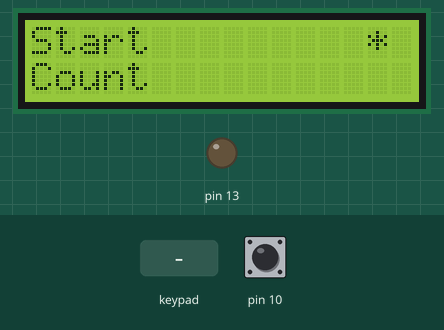
Simulated run of this sketch. Board: Arduino Uno, built with avr-gcc and run on an emulated ATmega328P. On the bench: 16×2 character LCD, output pins drawn as LEDs (lit = HIGH). Inputs (shaded band) come from the test bench; at power-on: pin 10 HIGH.

Above: at 3.2 s.
3.3 s: keypad keys 2 3 4 5 # pressed 0.4 s apart
At 5.7 s:
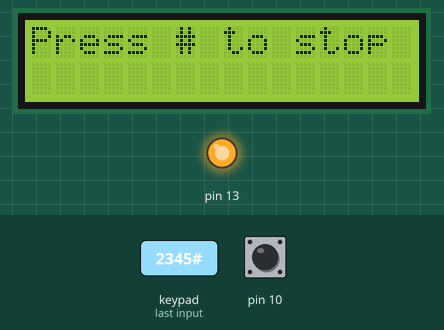
6.8 s: key '#' pressed
At 7.6 s:
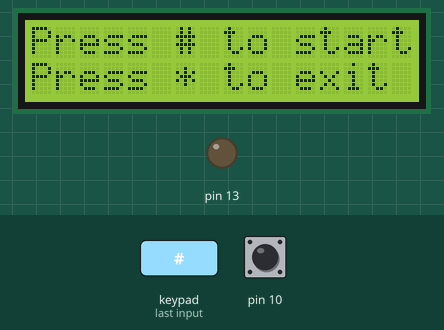
8.5 s: key '*' pressed
At 9.5 s:
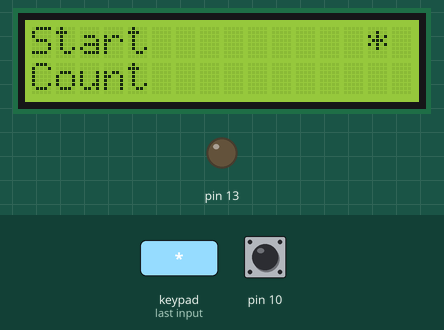
10.0 s: keypad keys 6 7 8 9 pressed 0.4 s apart
At 11.1 s:
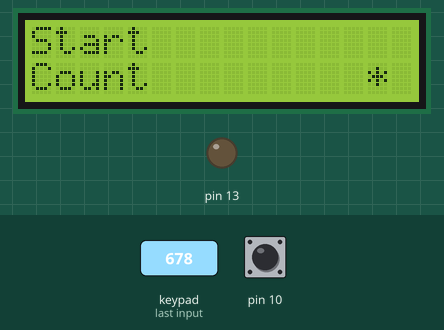
13.1 s: key '5' pressed
At 14.4 s:
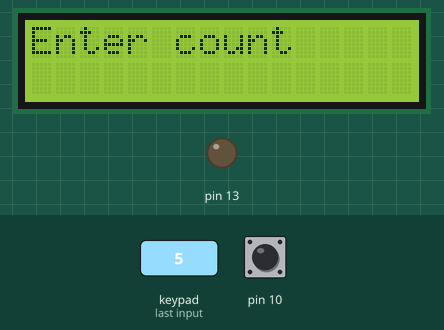
14.7 s: keypad keys 6 7 8 9 # pressed 0.4 s apart
At 16.8 s:
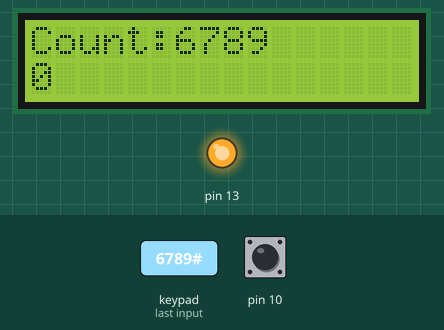
Timing chart, 0 to 18.3 s (numbered marks = the images above; inputs shaded):
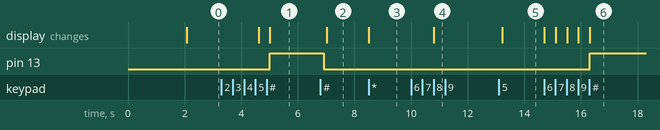

Measured:
- after the input at 3.3 s, pin 13: LOW → HIGH after 1.7 s; the display: first changes after 1.3 s (image 1 shows a later state)
- after the input at 6.8 s, pin 13: HIGH → LOW after 0.11 s; the display: changes after 0.23 s (image 2)
- after the input at 8.5 s, the display: changes at once (image 3)
- after the input at 10.0 s, the display: changes after 0.81 s (image 4)
- after the input at 13.1 s, the display: changes after 0.12 s (image 5)
- after the input at 14.7 s, pin 13: LOW → HIGH after 1.6 s; the display: first changes at once (image 6 shows a later state)

The sketch:

LCD_MENU.ino
```cpp
#include <LiquidCrystal.h>
#include <Keypad.h>
#include <EEPROM.h>

int temp = 0;
int characount = 0;
const byte ROWS = 4; //four rows
const byte COLS = 4; //three columns
char keys[ROWS][COLS] = {
  {'1', '2', '3', 'A'},
  {'4', '5', '6', 'B'},
  {'7', '8', '9', 'C'},
  {'*', '0', '#', 'D'}
};
byte rowPins[ROWS] = {2, 3, 4, 5}; //connect to the row pinouts of the keypad
byte colPins[COLS] = {6, 7, 8, 9}; //connect to the column pinouts of the keypad

Keypad keypad = Keypad( makeKeymap(keys), rowPins, colPins, ROWS, COLS );


LiquidCrystal lcd(A5, A4, A3, A2, A1, A0);
int cursr = 0;
int counter = 0;
unsigned long count = 0;
void setup() {
  lcd.begin(16, 2);
  lcd.print("Anashwar Tech");
  lcd.setCursor(0, 1);
  int val = EEPROM.read(0);

   lcd.setCursor(0, 1);
   lcd.print(val);
  delay(2000);
  lcd.clear();

  lcd.setCursor(0, 0);
  lcd.print("Start");
  lcd.setCursor(0, 1);
  lcd.print("Count");
  Serial.begin(9600);
  pinMode(13, OUTPUT);
  pinMode(10, INPUT_PULLUP);
}

void loop() {
  char key = keypad.getKey();
  start:
  lcd.setCursor(0, 0);
  lcd.print("Start");
  lcd.setCursor(0, 1);
  lcd.print("Count");

  if (cursr == 0)
  {
    lcd.setCursor(14, 1);
    lcd.print(" ");
    lcd.setCursor(14, 0);
    lcd.print("*");
  }
  if (cursr == 1)
  {
    lcd.setCursor(14, 0);
    lcd.print(" ");
    lcd.setCursor(14, 1);
    lcd.print("*");
  }

  if (key == '2')
  {
    cursr = 0;
  }
  if (key == '8')
  {
    cursr = 1;
  }

  if (key == '5')
  {
    if (cursr == 0)
    {
      back:
      delay(100);
      lcd.clear();
      lcd.setCursor(0, 0);
      lcd.print("Press # to start");
      lcd.setCursor(0, 1);
      lcd.print("Press * to exit");
      while(key!='*' || key!='#')
        {
         key = keypad.getKey();
         if(key == '*')
          {
          lcd.clear();
          goto start;
          }
         if(key == '#')
          goto res;
        }
      res: delay(100);
      key = '1';
      lcd.clear();
      lcd.setCursor(0, 0);
      digitalWrite(13, HIGH);
      lcd.print("Press # to stop");
      while (key != '#')
        key = keypad.getKey();
      delay(100);
      digitalWrite(13, LOW);
      delay(10);
      goto back;
    }
    if (cursr == 1)
    {
      delay(100);
      lcd.clear();
      lcd.setCursor(0, 0);
      lcd.print("Enter count");
      /*Keypad coad to type and get count*/
      lcd.setCursor(0, 1);
      while (key != '#')
      {
        key = keypad.getKey();
        if (key)
        {
          if (key == '*')
          {
            lcd.clear();
            lcd.setCursor(0, 0);
            lcd.print("Enter count");
            count = count / 10;
            lcd.setCursor(0, 1);
            lcd.print(count);
          }
          if (key != '#' && key != '*')
          {
            temp = key - 48;
            count = ((count * 10) + temp);
            lcd.setCursor(0, 1);
            lcd.print(count);
          }
        }
      }
      lcd.clear();

      //SUDO COUNTER

      while (counter < count)
      {
        digitalWrite(13, HIGH);
        lcd.setCursor(0, 0);
        lcd.print("Count:");
        lcd.print(count);
        lcd.setCursor(0, 1);
        lcd.print(counter);
        if (digitalRead(10) == LOW)
        {
          delay(100);
          while(digitalRead(10) != HIGH);
            counter++;
        }
      }
      lcd.clear();
      counter = 0;
      digitalWrite(13, LOW);
    }

  }
}
```
